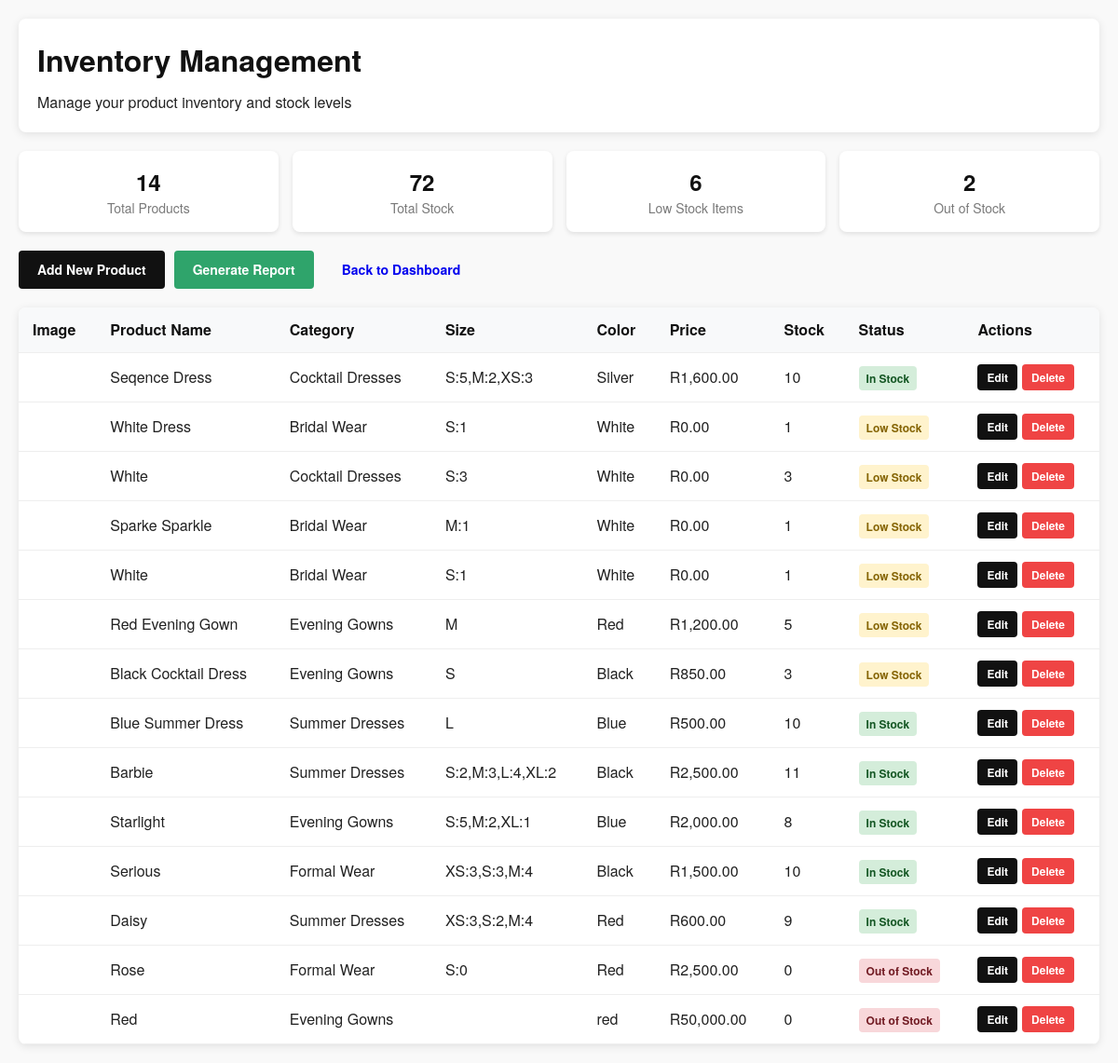
Screenshot of /inventory_management.php with the database file from the repository.
### tables this page shows
CREATE TABLE `products` (
  `product_id` int(11) NOT NULL,
  `category_id` int(11) DEFAULT NULL,
  `name` varchar(150) NOT NULL,
  `brand` varchar(100) DEFAULT NULL,
  `description` text DEFAULT NULL,
  `size` varchar(20) DEFAULT NULL,
  `color` varchar(50) DEFAULT NULL,
  `price` decimal(10,2) NOT NULL,
  `rental_price` decimal(10,2) DEFAULT NULL,
  `rental_duration` int(11) DEFAULT 3,
  `security_deposit` decimal(10,2) DEFAULT NULL,
  `image` varchar(255) DEFAULT NULL,
  `video_url` varchar(255) DEFAULT NULL,
  `stock` int(11) DEFAULT 0,
  `is_rental` tinyint(1) DEFAULT 0,
  `is_active` tinyint(1) DEFAULT 1,
  `created_at` timestamp NOT NULL DEFAULT current_timestamp(),
  `updated_at` timestamp NOT NULL DEFAULT current_timestamp() ON UPDATE current_timestamp(),
  `sku` varchar(120) DEFAULT NULL
);

CREATE TABLE `categories` (
  `category_id` int(11) NOT NULL,
  `category_name` varchar(100) NOT NULL
);

### inventory_management.php (the view, shortened to what this page needs)
<?php
require 'db.php';
$products_result = $conn->query("
    SELECT p.*, c.category_name
    FROM products p
    LEFT JOIN categories c ON p.category_id = c.category_id
    ORDER BY p.created_at DESC
");
$products = [];
while ($row = $products_result->fetch_assoc()) {
    $products[] = $row;
}
$stats_result = $conn->query("
    SELECT
        COUNT(*) as total_products,
        SUM(stock) as total_stock,
        SUM(CASE WHEN stock = 0 THEN 1 ELSE 0 END) as out_of_stock,
        SUM(CASE WHEN stock > 0 AND stock <= 5 THEN 1 ELSE 0 END) as low_stock
    FROM products
");
$stats = $stats_result->fetch_assoc();
?>
<!DOCTYPE html>
<html lang="en">
<head>
</head>
<body>
    <div class="container">
        <div class="header">
            <h1>Inventory Management</h1>
            <p>Manage your product inventory and stock levels</p>
        </div>
        <div class="stats-grid">
            <div class="stat-card">
                <div class="stat-number"><?php echo $stats['total_products']; ?></div>
                <div class="stat-label">Total Products</div>
            </div>
            <div class="stat-card">
                <div class="stat-number"><?php echo $stats['total_stock']; ?></div>
                <div class="stat-label">Total Stock</div>
            </div>
            <div class="stat-card">
                <div class="stat-number"><?php echo $stats['low_stock']; ?></div>
                <div class="stat-label">Low Stock Items</div>
            </div>
            <div class="stat-card">
                <div class="stat-number"><?php echo $stats['out_of_stock']; ?></div>
                <div class="stat-label">Out of Stock</div>
            </div>
        </div>
        <div class="actions">
            <a href="add_product.php" class="btn btn-primary">Add New Product</a>
            <a href="generate_inventory_report.php" class="btn btn-success">Generate Report</a>
            <a href="admindashboard.php" class="btn">Back to Dashboard</a>
        </div>
        <div class="products-table">
            <table>
                <thead>
                    <tr>
                        <th>Image</th>
                        <th>Product Name</th>
                        <th>Category</th>
                        <th>Size</th>
                        <th>Color</th>
                        <th>Price</th>
                        <th>Stock</th>
                        <th>Status</th>
                        <th>Actions</th>
                    </tr>
                </thead>
                <tbody>
                    <?php foreach ($products as $product): ?>
                        <?php
                        $status_class = '';
                        if ($product['stock'] == 0) {
                            $status_class = 'status-out-of-stock';
                            $status_text = 'Out of Stock';
                        } elseif ($product['stock'] <= 5) {
                            $status_class = 'status-low-stock';
                            $status_text = 'Low Stock';
                        } else {
                            $status_class = 'status-in-stock';
                            $status_text = 'In Stock';
                        }
                        ?>
                        <tr>
                            <td>
                            </td>
                            <td><?php echo htmlspecialchars($product['name']); ?></td>
                            <td><?php echo htmlspecialchars($product['category_name']); ?></td>
                            <td><?php echo htmlspecialchars($product['size'] ?? 'N/A'); ?></td>
                            <td><?php echo htmlspecialchars($product['color']); ?></td>
                            <td>R<?php echo number_format($product['price'], 2); ?></td>
                            <td><?php echo $product['stock']; ?></td>
                            <td><span class="status <?php echo $status_class; ?>"><?php echo $status_text; ?></span></td>
                            <td>
                                <div class="action-buttons">
                                    <a href="edit_product.php?id=<?php echo $product['product_id']; ?>" class="btn btn-primary btn-sm">Edit</a>
                                    <a href="inventory_management.php?delete_id=<?php echo $product['product_id']; ?>"
                                       class="btn btn-danger btn-sm"
                                       onclick="return confirm('Are you sure you want to delete this product?')">Delete</a>
                                </div>
                            </td>
                        </tr>
                    <?php endforeach; ?>
                </tbody>
            </table>
        </div>
    </div>
</body>
</html>

### inventory_management.php (style rules this page uses)
:root { --bg: #fff; --text: #222; --muted: #7a7a7a; --accent: #111; --max-width: 1200px; --chip-bg: #f3f3f3; --chip-border: #e6e6e6; --primary: #111; --success: #2fa46b; --warning: #f59e0b; --danger: #ef4444; }
* { box-sizing: border-box; margin: 0; padding: 0; }
body { font-family: "Helvetica Neue", Arial, sans-serif; color: var(--text); background-color: #f9f9f9; line-height: 1.5; padding: 20px; }
.container { max-width: 1200px; margin: 0 auto; }
.header { background: white; padding: 20px; border-radius: 8px; box-shadow: 0 2px 10px rgba(0,0,0,0.1); margin-bottom: 20px; }
h1 { color: var(--accent); margin-bottom: 10px; }
.stats-grid { display: grid; grid-template-columns: repeat(auto-fit, minmax(200px, 1fr)); gap: 15px; margin-bottom: 20px; }
.stat-card { background: white; padding: 15px; border-radius: 8px; box-shadow: 0 2px 5px rgba(0,0,0,0.1); text-align: center; }
.stat-number { font-size: 24px; font-weight: bold; color: var(--accent); }
.stat-label { color: var(--muted); font-size: 14px; }
.actions { display: flex; gap: 10px; margin-bottom: 20px; }
.btn { padding: 10px 20px; border: none; border-radius: 4px; cursor: pointer; font-size: 14px; font-weight: 600; transition: all 0.2s; text-decoration: none; display: inline-block; }
.btn-primary { background: var(--accent); color: white; }
.btn-success { background: var(--success); color: white; }
.btn-danger { background: var(--danger); color: white; }
.products-table { background: white; border-radius: 8px; box-shadow: 0 2px 10px rgba(0,0,0,0.1); overflow: hidden; }
table { width: 100%; border-collapse: collapse; }
th, td { padding: 12px 15px; text-align: left; border-bottom: 1px solid #eee; }
th { background: #f8f9fa; font-weight: 600; color: var(--accent); }
.status { padding: 4px 8px; border-radius: 4px; font-size: 12px; font-weight: 600; }
.status-in-stock { background: #d4edda; color: #155724; }
.status-low-stock { background: #fff3cd; color: #856404; }
.status-out-of-stock { background: #f8d7da; color: #721c24; }
.action-buttons { display: flex; gap: 5px; }
.btn-sm { padding: 5px 10px; font-size: 12px; }

### rows the page displays
products: name "Seqence Dress", category.category_name "Cocktail Dresses", size "S:5,M:2,XS:3", color "Silver", price "1,600.00", stock "10", stock "In Stock"
products: name "White Dress", category.category_name "Bridal Wear", size "S:1", color "White", price "0.00", stock "1", stock "Low Stock"
products: name "White", category.category_name "Cocktail Dresses", size "S:3", color "White", price "0.00", stock "3", stock "Low Stock"
products: name "Sparke Sparkle", category.category_name "Bridal Wear", size "M:1", color "White", price "0.00", stock "1", stock "Low Stock"
products: name "White", category.category_name "Bridal Wear", size "S:1", color "White", price "0.00", stock "1", stock "Low Stock"
products: name "Red Evening Gown", category.category_name "Evening Gowns", size "M", color "Red", price "1,200.00", stock "5", stock "Low Stock"
products: name "Black Cocktail Dress", category.category_name "Evening Gowns", size "S", color "Black", price "850.00", stock "3", stock "Low Stock"
products: name "Blue Summer Dress", category.category_name "Summer Dresses", size "L", color "Blue", price "500.00", stock "10", stock "In Stock"
products: name "Barbie", category.category_name "Summer Dresses", size "S:2,M:3,L:4,XL:2", color "Black", price "2,500.00", stock "11", stock "In Stock"
products: name "Starlight", category.category_name "Evening Gowns", size "S:5,M:2,XL:1", color "Blue", price "2,000.00", stock "8", stock "In Stock"
products: name "Serious", category.category_name "Formal Wear", size "XS:3,S:3,M:4", color "Black", price "1,500.00", stock "10", stock "In Stock"
products: name "Daisy", category.category_name "Summer Dresses", size "XS:3,S:2,M:4", color "Red", price "600.00", stock "9", stock "In Stock"
products: name "Rose", category.category_name "Formal Wear", size "S:0", color "Red", price "2,500.00", stock "0", stock "Out of Stock"
products: name "Red", category.category_name "Evening Gowns", color "red", price "50,000.00", stock "0", stock "Out of Stock"

### other values shown
$stats['total_products'] "14"
$stats['total_stock'] "72"
$stats['low_stock'] "6"
$stats['out_of_stock'] "2"
